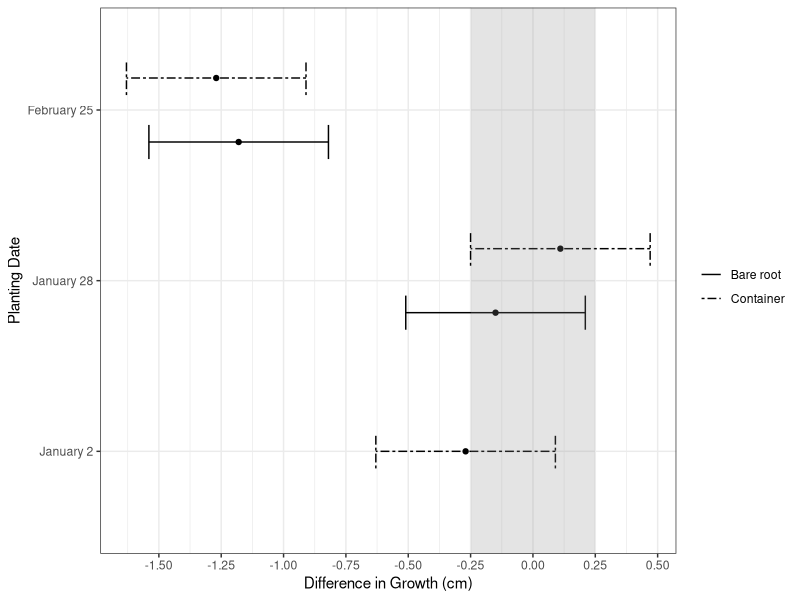
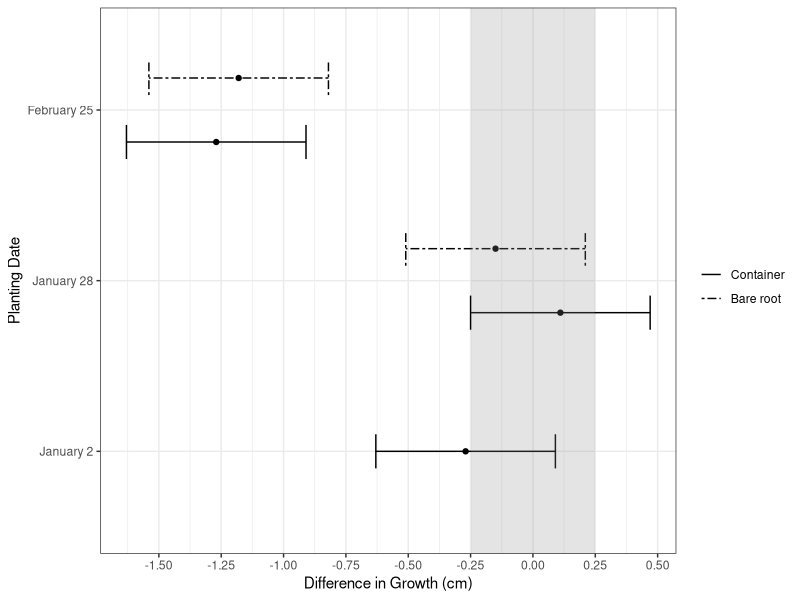
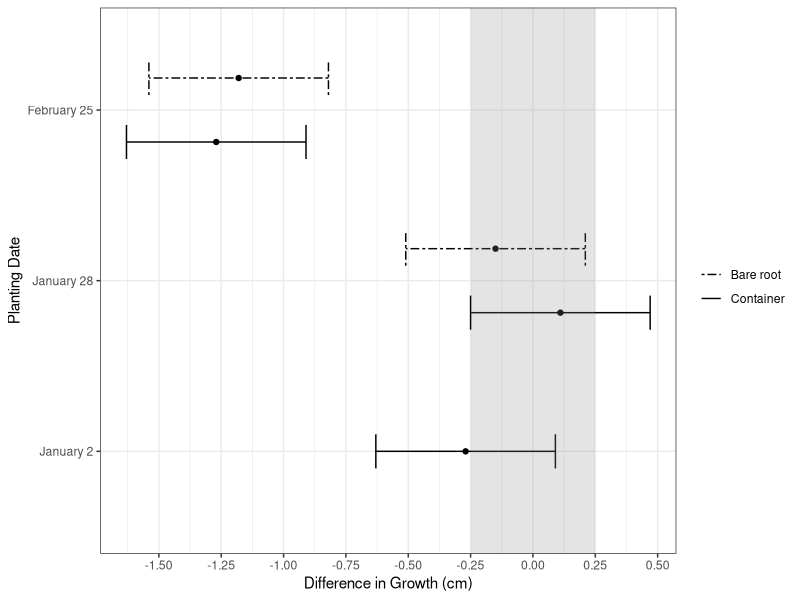

Generate these figures, in order, with R:
## ---- chunk 1
knitr::opts_chunk$set(comment = "#")
## ---- chunk 2
library(ggplot2)
## ---- chunk 3
res = structure(list(Diffmeans = c(-0.27, 0.11, -0.15, -1.27, -1.18
), Lower.CI = c(-0.63, -0.25, -0.51, -1.63, -1.54), Upper.CI = c(0.09, 
0.47, 0.21, -0.91, -0.82), plantdate = structure(c(1L, 2L, 2L, 
3L, 3L), .Label = c("January 2", "January 28", "February 25"), class = "factor"), 
    stocktype = structure(c(2L, 2L, 1L, 2L, 1L), .Label = c("bare", 
    "cont"), class = "factor")), .Names = c("Diffmeans", "Lower.CI", 
"Upper.CI", "plantdate", "stocktype"), row.names = c(NA, -5L), class = "data.frame")
## ---- chunk 4
( g1 = ggplot(res, aes(x = plantdate, y = Diffmeans, group = stocktype) ) +
 	geom_point(position = position_dodge(width = .75) ) +
 	geom_errorbar( aes(ymin = Lower.CI, ymax = Upper.CI,
 	                   linetype = stocktype,
 	                   width = c(.2, .4, .4, .4, .4) ),
 	               position = position_dodge(width = .75) ) +
      theme_bw() + 
      labs(y = "Difference in Growth (cm)",
           x = "Planting Date") +
      geom_rect(xmin = -Inf, xmax = Inf, ymin = -.25, ymax = .25, 
			fill = "grey54", alpha = .05) +
      scale_y_continuous(breaks = seq(-1.5, .5, by = .25) ) + 
      coord_flip() +
      scale_linetype_manual(values = c("solid", "twodash"),
                            name = element_blank(),
                            labels = c("Bare root", "Container") ) )
## ---- chunk 5
res$stocktype = factor(res$stocktype, levels = c("cont", "bare") )
## ---- chunk 6
g1 %+% 
     res +
     scale_linetype_manual(values = c("solid", "twodash"),
                            name = element_blank(),
                            labels = c("Container", "Bare root") )
## ---- chunk 7
g1 %+% 
     res +
     scale_linetype_manual(values = c("solid", "twodash"),
                           name = element_blank(),
                           labels = c("Container", "Bare root"),
                           guide = guide_legend(reverse = TRUE) )
